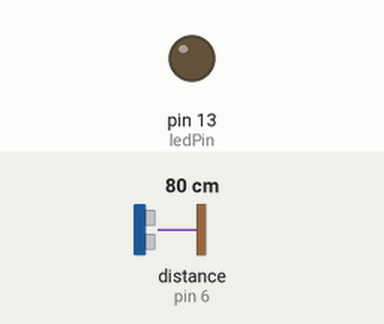
Recording of a sketch running on a simulated Arduino Uno, built with avr-gcc and run on an emulated ATmega328P. Parts: output pins drawn as LEDs (lit = HIGH). Wiring (inferred from the names in the program): ultrasonic range finder: trigger pin 5; echo pin 6. Inputs (shaded band) come from the test bench; at power-on: distance to the obstacle (sensor on pin 6) 80 cm. The echo pulse lasts 58.3 µs per cm; pins used as bus, display or sensor lines are not drawn.

Above: at 1.2 s.
1.3 s: distance to the obstacle (sensor on pin 6) set to 18 cm
2.8 s: distance to the obstacle (sensor on pin 6) set to 14 cm
At 3.5 s:
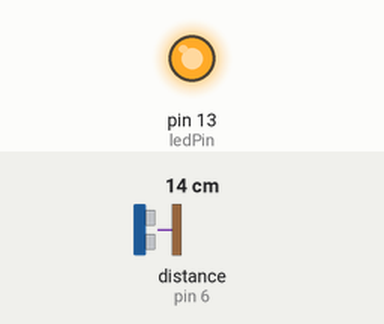
4.3 s: distance to the obstacle (sensor on pin 6) set to 35 cm
At 4.6 s:
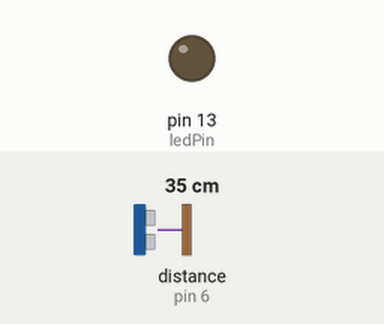
5.8 s: distance to the obstacle (sensor on pin 6) set to 2 cm
At 6.9 s:
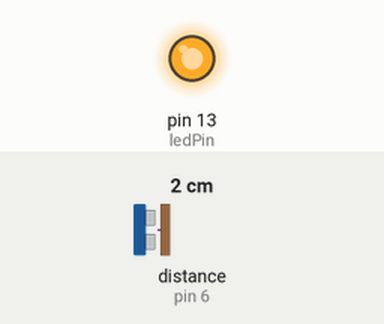
Timing chart, 0 to 8.3 s (numbered marks = the images above; inputs shaded):
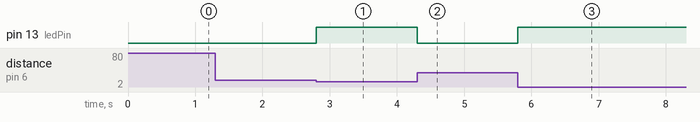

Measured:
- the behaviour switches between 16 and 15 cm on distance to the obstacle (sensor on pin 6) (found by bisection; images 0 and 1)
- after the input at 1.3 s, every drawn part: stays the same
- after the input at 2.8 s, pin 13 (ledPin): LOW → HIGH at once
- after the input at 4.3 s, pin 13 (ledPin): HIGH → LOW at once
- after the input at 5.8 s, pin 13 (ledPin): LOW → HIGH at once

The sketch:

SENSOR_TESTER.ino
```cpp
//I've bought sensors that don't work and I used this code to make sure.
const int trigPin = 5;
const int echoPin = 6;

const int ledPin = LED_BUILTIN;
const int trigDistance = 15; // centimeters

long duration;
int distance;

void setup() {
    pinMode(ledPin, OUTPUT);
    pinMode(trigPin, OUTPUT);
    pinMode(echoPin, INPUT);
}

void loop() {
    digitalWrite(trigPin, LOW);
    delayMicroseconds(2);

    digitalWrite(trigPin, HIGH);
    delayMicroseconds(10);
    digitalWrite(trigPin, LOW);

    duration = pulseIn(echoPin, HIGH);

    distance = duration*0.034/2;

    if (distance < 15) {
      digitalWrite(ledPin, HIGH);
    }
    else {
      digitalWrite(ledPin, LOW);
    }
}
```
